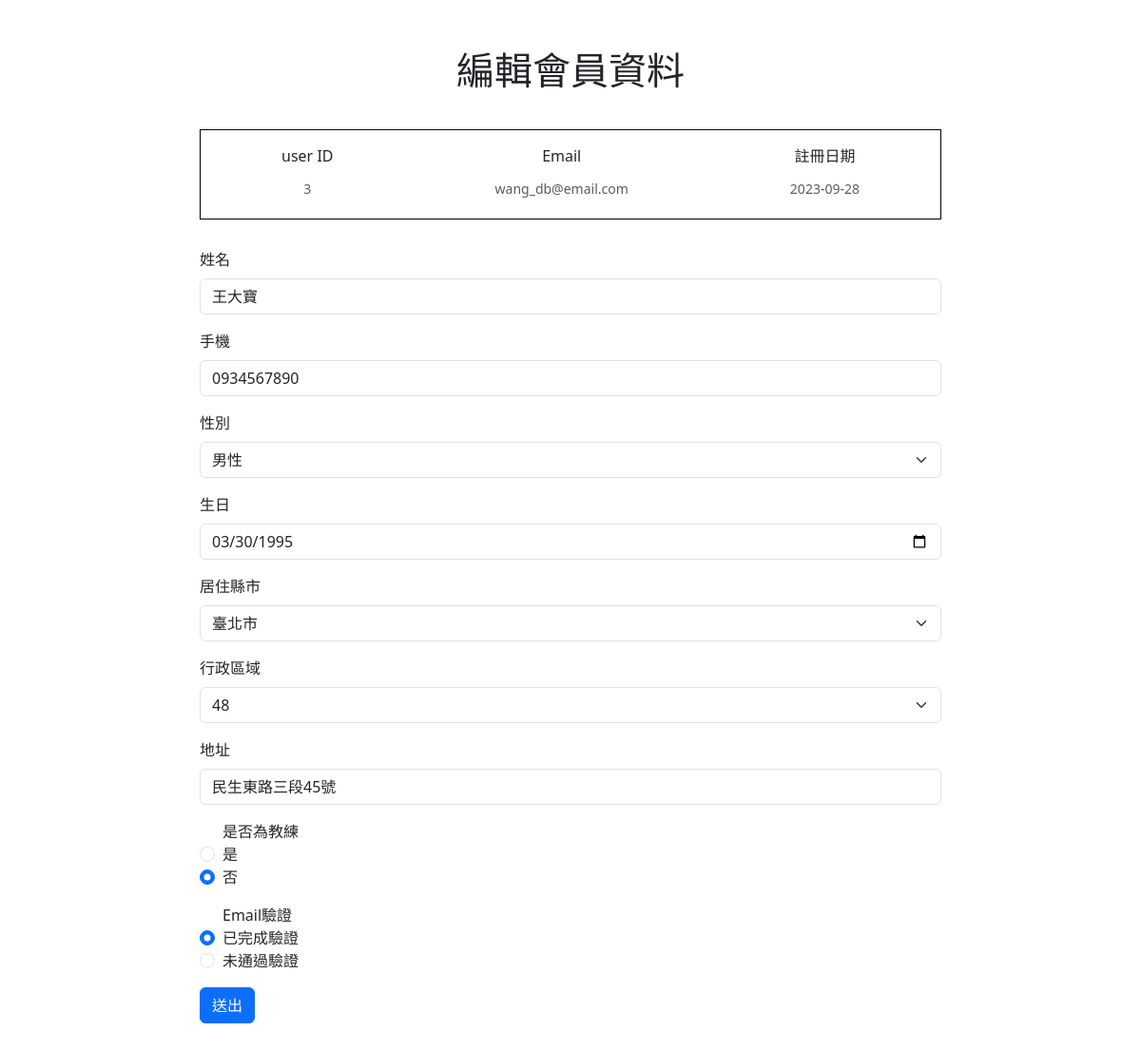
/member/pageMsg.php?id=3, run on an earlier commit of the app's database.
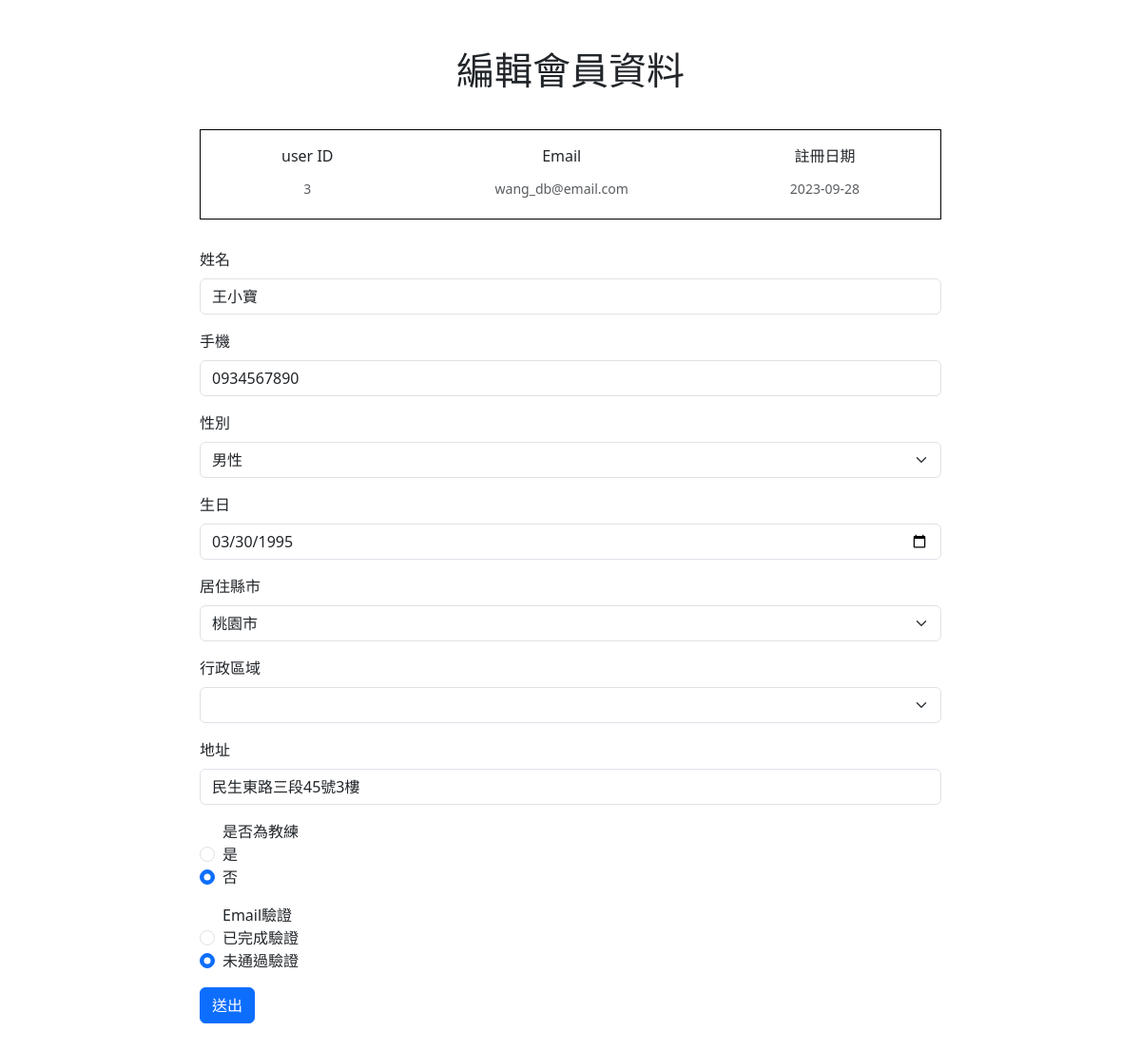
And on a later commit of the database.
### tables this page shows
CREATE TABLE `user` (
  `user_id` int(11) NOT NULL,
  `is_active` int(1) NOT NULL DEFAULT 0 COMMENT '1=驗證通過',
  `user_created_at` date NOT NULL,
  `user_full_name` varchar(10) NOT NULL,
  `user_email` varchar(50) NOT NULL,
  `user_password` varchar(100) NOT NULL,
  `user_sex` int(1) NOT NULL,
  `user_phone_number` varchar(10) NOT NULL,
  `user_birthday` date NOT NULL,
  `city_id` varchar(3) NOT NULL,
  `district_id` varchar(5) NOT NULL,
  `user_address` varchar(50) NOT NULL,
  `role_id` int(11) NOT NULL DEFAULT 0 COMMENT '0不是教練',
  `user_valid` int(1) NOT NULL DEFAULT 1 COMMENT '0是封鎖'
);

### member/pageMsg.php (the view, shortened to what this page needs)
<?
require_once("../conn.php");
$userID = $_GET["id"];
$sql = "SELECT * FROM `user` WHERE `user_id` = $userID";
$stmt = $conn->prepare($sql);
try {
    $stmt->execute();
    $row = $stmt->fetch(PDO::FETCH_ASSOC);
} catch (PDOException $e) {
    echo "你的資料讀取失敗欸!因為:" . $e->getMessage();
    $conn = NULL;
    exit;
}
?>
<!DOCTYPE html>
<html lang="zh-hant-TW">
<head>
    <link rel="stylesheet" href="https://cdn.jsdelivr.net/npm/bootstrap@5.3.3/dist/css/bootstrap.min.css">
</head>
<body>
    <div class="container">
        <h1 class="title">編輯會員資料</h1>
        <form action="./doUpdate.php" method="POST">
            <div class="info info-box">
                <div class="mb-3 text-center">
                    <label for="" class="form-label">user ID</label>
                    <div name="user_id" id="" class="form-text"><?= $row["user_id"] ?></div>
                </div>
                <div class="mb-3 text-center">
                    <label for="user_email" class="form-label">Email</label>
                    <div name="user_email" class="form-text"><?= $row["user_email"] ?></div>
                </div>
                <div class="mb-3 text-center">
                    <label for="" class="form-label">註冊日期</label>
                    <div id="text" class="form-text"><?= $row["user_created_at"] ?></div>
                </div>
            </div>
            <div class="mb-3">
                <label for="user_full_name" class="form-label">姓名</label>
                <input name="user_full_name" type="text" class="form-control" id="user_full_name" value="<?= $row["user_full_name"] ?>">
            </div>
            <div class="mb-3">
                <label for="user_phone_number" class="form-label">手機</label>
                <input name="user_phone_number" type="text" class="form-control" id="user_phone_number" value="<?= $row["user_phone_number"] ?>">
            </div>
            <div class="mb-3">
                <label for="user_sex" class="form-label">性別</label>
                <select name="user_sex" id="user_sex" class="form-select">
                    <option value="1" <?= ($row["user_sex"] == 1) ? "selected" : "" ?>>男性</option>
                </select>
            </div>
            <div class="mb-3">
                <label for="user_birthday" class="form-label">生日</label>
                <input name="user_birthday" type="date" class="form-control" id="user_birthday" value="<?= $row["user_birthday"] ?>">
            </div>
            <div class="mb-3">
                <label for="cityId" class="form-label">居住縣市</label>
                <select name="city_id" id="cityId" class="form-select">
                    <option value="臺北市" <?= ($row["city_id"] == "臺北市") ? "selected" : "" ?>>臺北市</option>
                    <option value="桃園市" <?= ($row["city_id"] == "桃園市") ? "selected" : "" ?>>桃園市</option>
                </select>
            </div>
            <div class="mb-3">
                <label for="districtId" class="form-label">行政區域</label>
                <select name="district_id" id="districtId" class="form-select">
                    <option value="<?= $row["district_id"] ?>"> <?= $row["district_id"] ?> </option>
                </select>
            </div>
            <div class="mb-3">
                <label for="user_address" class="form-label">地址</label>
                <input name="user_address" class="form-control" id="user_address" value="<?= $row["user_address"] ?>">
            </div>
            <div class="mb-3 form-check">
                <span>是否為教練</span>
                <div>
                    <input type="radio" name="role_id" id="exampleCheck1" class="form-check-input" value="1" <?= ($row["role_id"] == 1) ? "checked" : "" ?>>
                    <label class="form-check-label" for="exampleCheck1">是</label>
                </div>
                <div>
                    <input type="radio" name="role_id" class="form-check-input" id="exampleCheck2" value="0" <?= ($row["role_id"] == 0) ? "checked" : "" ?>>
                    <label class="form-check-label" for="exampleCheck2">否</label>
                </div>
            </div>
            <div class="mb-3 form-check">
                <span>Email驗證</span>
                <div>
                    <input type="radio" class="form-check-input" id="exampleCheck3" value="1" name="is_active" <?= ($row["is_active"] == 1) ? "checked" : "" ?>>
                    <label class="form-check-label" for="exampleCheck3">已完成驗證</label>
                </div>
                <div>
                    <input type="radio" class="form-check-input" id="exampleCheck4" value="0" name="is_active" <?= ($row["is_active"] == 0) ? "checked" : "" ?>>
                    <label class="form-check-label" for="exampleCheck4">未通過驗證</label>
                </div>
            </div>
            <button type="submit" class="btn btn-primary" id="modifyConfirmButton">送出</button>
        </form>
    </div>
</body>
</html>

### member/pageMsg.php (style rules this page uses)
.container { width: 65%; padding: 50px 0; }
.title { padding: 0 0 30px 0; text-align: center; }
.info-box { display: flex; justify-content: space-around; border: 1px solid black; margin-bottom: 30px; padding: 15px 0 5px 0; }

What changed in the data, as far as the page shows it:
changed user "wang_db@email.com": user_full_name "王大寶" → "王小寶"; city_id (not shown) → "桃園市"; user_address "民生東路三段45號" → "民生東路三段45號3樓"; is_active "☑ 已完成驗證" → "☐ 已完成驗證"; is_active "☐ 未通過驗證" → "☑ 未通過驗證"; district_id "48" → (not shown)
Also different on the page:
form field city_id: "臺北市" → (not shown)
